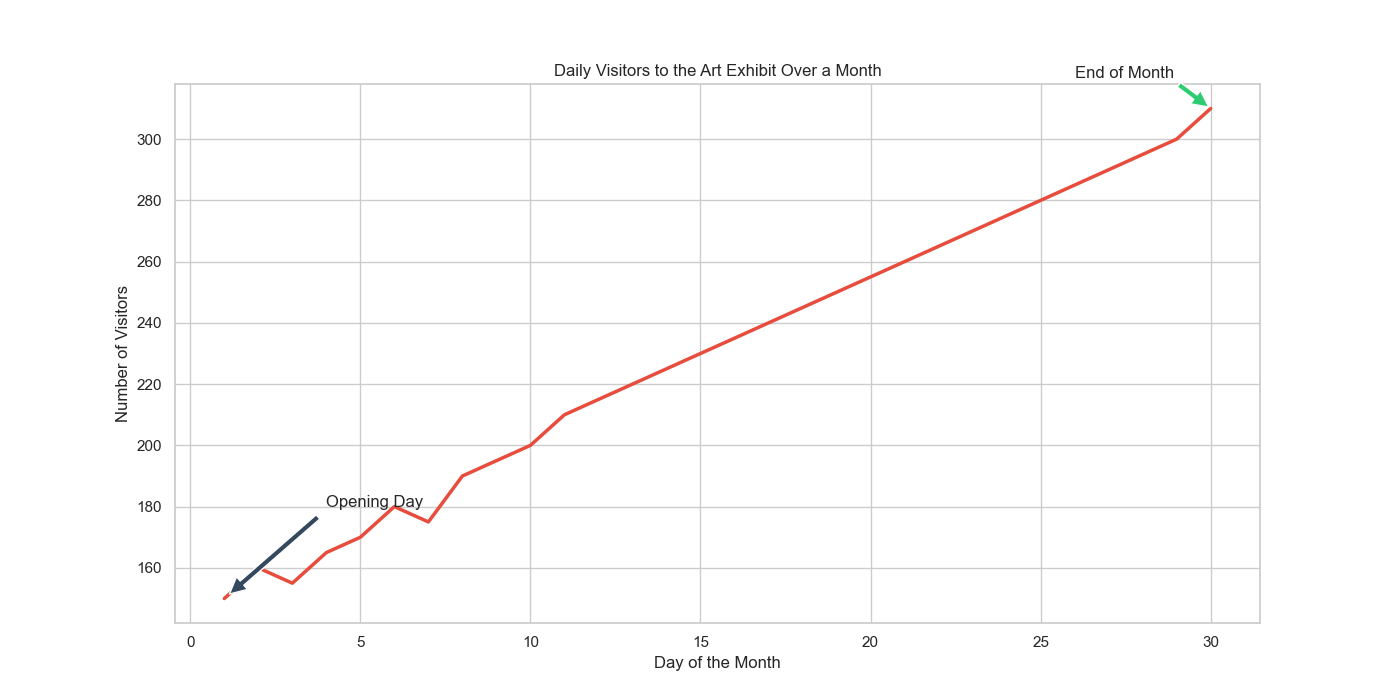

Reproduce this figure in Python.

import seaborn as sns
import pandas as pd
import matplotlib.pyplot as plt

data = {
    'Day': [1, 2, 3, 4, 5, 6, 7, 8, 9, 10, 11, 12, 13, 14, 15, 16, 17, 18, 19, 20, 
            21, 22, 23, 24, 25, 26, 27, 28, 29, 30],
    'Visitors': [150, 160, 155, 165, 170, 180, 175, 190, 195, 200, 210, 215, 220, 225, 
                 230, 235, 240, 245, 250, 255, 260, 265, 270, 275, 280, 285, 290, 295, 300, 310]
}

df = pd.DataFrame(data)

sns.set_style("whitegrid")

plt.figure(figsize=(14, 7))
line_plot = sns.lineplot(x='Day', 
                         y='Visitors', 
                         data=df, 
                         color='#e74c3c', 
                         linewidth=2.5)

plt.annotate('Opening Day', xy=(1, 150), xytext=(4, 180),
             arrowprops=dict(facecolor='#34495e', shrink=0.05))
plt.annotate('End of Month', xy=(30, 310), xytext=(26, 320),
             arrowprops=dict(facecolor='#2ecc71', shrink=0.05))

plt.title('Daily Visitors to the Art Exhibit Over a Month')
plt.xlabel('Day of the Month')
plt.ylabel('Number of Visitors')

plt.show()
